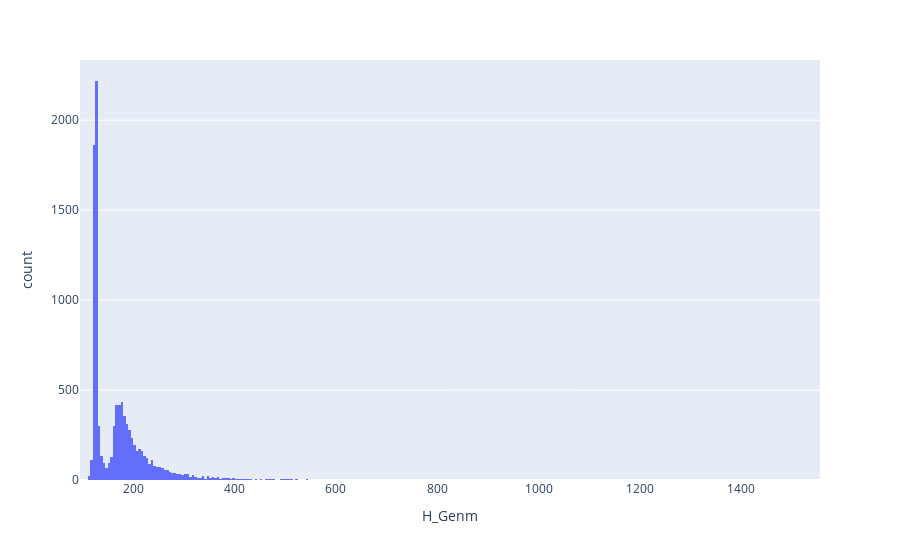

The notebook cell saved with this chart:
### Code cell
px.histogram(df[df['H_Mass']==125], x='H_Genm')

### Figure 1 — Plotly figure (JSON) as saved in the notebook; plotly's stock layout.template omitted (floating-point values rounded to 4 significant figures; data arrays with more than 128 entries replaced by an {"elided": "..."} marker saying what was removed)
{"data": [{"alignmentgroup": "True", "bingroup": "x", "hovertemplate": "H_Genm=%{x}<br>count=%{y}<extra></extra>", "legendgroup": "", "marker": {"color": "#636efa"}, "name": "", "offsetgroup": "", "orientation": "v", "showlegend": false, "type": "histogram", "x": {"elided": "10000 float values"}, "xaxis": "x", "yaxis": "y"}], "layout": {"barmode": "relative", "legend": {"tracegroupgap": 0}, "margin": {"t": 60}, "xaxis": {"anchor": "y", "domain": [0, 1], "title": {"text": "H_Genm"}}, "yaxis": {"anchor": "x", "domain": [0, 1], "title": {"text": "count"}}}}
